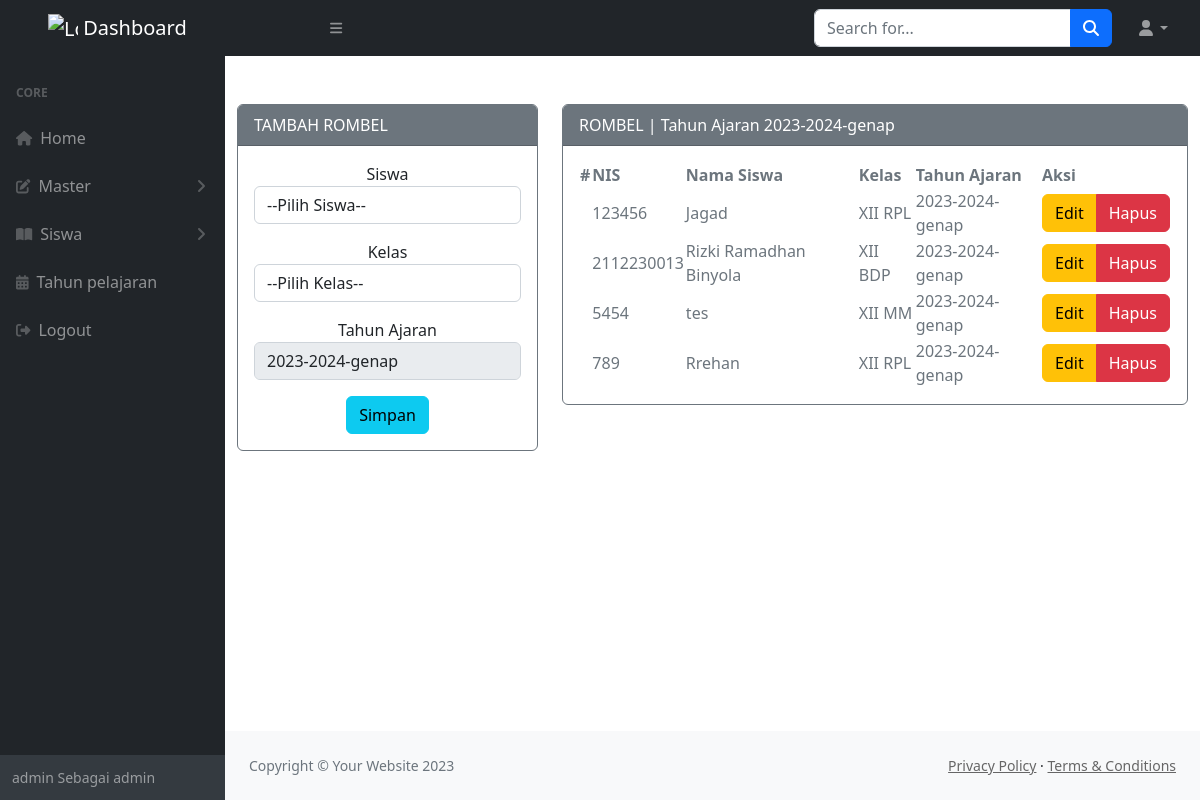
/admin/media.php?module=rombel (signed in), run on the app's committed database.
### tables this page shows
CREATE TABLE `tahun_ajar` (
  `kd_tajar` varchar(20) NOT NULL,
  `tahun_ajar` varchar(15) NOT NULL,
  `kd_semester` int(11) NOT NULL,
  `aktif` varchar(5) NOT NULL
);

CREATE TABLE `rombel` (
  `nis` varchar(10) NOT NULL,
  `kd_kelas` varchar(10) NOT NULL,
  `kd_tajar` varchar(20) NOT NULL
);

CREATE TABLE `siswa` (
  `nis` varchar(10) NOT NULL,
  `nisn` varchar(10) NOT NULL DEFAULT '-',
  `nama` varchar(100) NOT NULL,
  `kelamin` varchar(10) NOT NULL,
  `email` varchar(50) NOT NULL DEFAULT '-',
  `foto` varchar(100) NOT NULL DEFAULT 'default.jpg',
  `telp` varchar(20) NOT NULL DEFAULT '-',
  `status` varchar(10) NOT NULL DEFAULT 'Aktif'
);

CREATE TABLE `kelas` (
  `kd_kelas` varchar(10) NOT NULL,
  `nama_kelas` varchar(10) NOT NULL,
  `tingkat` varchar(5) NOT NULL,
  `kd_jurusan` varchar(10) NOT NULL
);

### admin/modul/mod_rombel/rombel_v.php (the view, shortened to what this page needs)
<?php
include "../koneksi/koneksi.php";
if (empty($_SESSION['username']) and empty($_SESSION['passuser']) and $_SESSION['login'] == 0) {
  echo "<script>alert('Kembalilah Kejalan yg benar!!!'); window.location = '../../index.php';</script>";
} else {
  $qtajar = mysqli_query($connect, "SELECT * FROM tahun_ajar WHERE aktif='Y'");
  $r = mysqli_fetch_assoc($qtajar);
  $thn_ajar = $r['kd_tajar'];
  $update = (isset($_GET['action']) and $_GET['action'] == 'update') ? true : false;
?>
  <div class="content-wrapper">
    <div class="container mt-5">
      <div class="row">
        <div class="col-md-4 col-sm-4 col-xs-12">
          <div class="card border-secondary mb-3 card-<?= ($update) ? "warning" : "info" ?>">
            <div class="card-header text-bg-secondary">
              <?= ($update) ? "EDIT" : "TAMBAH" ?> ROMBEL
            </div>
            <div class="card-body  text-center recent-users-sec">
              <form action="<?= $_SERVER['REQUEST_URI'] ?>" method="POST" role="form">
                <div class="form-group mb-3">
                  <label>Siswa</label>
                  <select class="form-control" name="nis">
                    <option selected hidden>--Pilih Siswa--</option>
                  </select>
                </div>
                <div class="form-group mb-3">
                  <label>Kelas </label>
                  <select class="form-control" name="kd_kelas" id="cbbkls">
                    <option selected hidden>--Pilih Kelas--</option>
                  </select>
                </div>
                <div class="form-group mb-3">
                  <label>Tahun Ajaran</label>
                  <input type="text" class="form-control" name="" value="<?= $thn_ajar; ?>" disabled="">
                </div>
                <button type="submit" class="btn btn-<?= ($update) ? "warning" : "info" ?> btn-block">Simpan</button>
              </form>
            </div>
          </div>
        </div>
        <div class="col-md-8 col-sm-8 col-xs-12">
          <div class="panel panel-success">
            <div class="panel-body">
              <div class="table-responsive">
                <?php $no = 1;
                $sql = "
                        SELECT * FROM rombel,kelas,tahun_ajar,siswa
                        where rombel.kd_kelas=kelas.kd_kelas
                        and siswa.nis=rombel.nis
                        and rombel.kd_tajar=tahun_ajar.kd_tajar AND rombel.kd_tajar='$thn_ajar'";
                ?>
                <div class="card border-secondary mb-3">
                  <div class="card-header text-bg-secondary">
                  <?php
                  echo isset($_GET['kls']) ? ("Kelas: " . $_GET['kls']) : "ROMBEL";
                  ?> | Tahun Ajaran <?= $thn_ajar; ?>
                  </div>
                  <div class="card-body text-secondary">
                    <table id="datatablesSimple">
                      <thead>
                        <tr>
                          <th>#</th>
                          <th>NIS</th>
                          <th>Nama Siswa</th>
                          <th>Kelas</th>
                          <th>Tahun Ajaran</th>
                          <th>Aksi</th>
                        </tr>
                      </thead>
                      <tbody>
                        <?php if ($query = $connect->query($sql)) : ?>
                          <?php while ($row = $query->fetch_assoc()) : ?>
                            <tr>
                              <td></td>
                              <td><?= $row['nis'] ?></td>
                              <td><?= $row['nama'] ?></td>
                              <td><?= $row['nama_kelas'] ?></td>
                              <td><?= $row['kd_tajar'] ?></td>
                              <td class="hidden-print">
                                <div class="btn-group">
                                  <a href="?module=rombel&action=update&key=<?= $row['nis'] ?>" class="btn btn-warning btn-xs">Edit</a>
                                  <a href="?module=rombel&action=delete&key=<?= $row['nis'] ?>&kd_kelas=<?= $row['kd_kelas'] ?>" class="btn btn-danger btn-xs">Hapus</a>
                                </div>
                              </td>
                            </tr>
                          <?php endwhile ?>
                        <?php endif ?>
                      </tbody>
                    </table>
                  </div>
                </div>
              </div>
            </div>
          </div>
        </div>
      </div>
    </div>
  </div>
<?php } ?>

### admin/modul/mod_rombel/rombel_v.php (style rules this page uses)
a { color: #666; }

### data on the page
tahun_ajar: kd_tajar "2023-2024-genap"
rombel: siswa.nis "123456", siswa.nama "Jagad", kd_kelas.nama_kelas "XII RPL", kd_tajar.kd_tajar "2023-2024-genap"
rombel: siswa.nis "2112230013", siswa.nama "Rizki Ramadhan Binyola", kd_kelas.nama_kelas "XII BDP", kd_tajar.kd_tajar "2023-2024-genap"
rombel: siswa.nis "5454", siswa.nama "tes", kd_kelas.nama_kelas "XII MM", kd_tajar.kd_tajar "2023-2024-genap"
rombel: siswa.nis "789", siswa.nama "Rrehan", kd_kelas.nama_kelas "XII RPL", kd_tajar.kd_tajar "2023-2024-genap"

### other printed values
$_SESSION['username'] "admin"
$_SESSION['level'] "admin"
